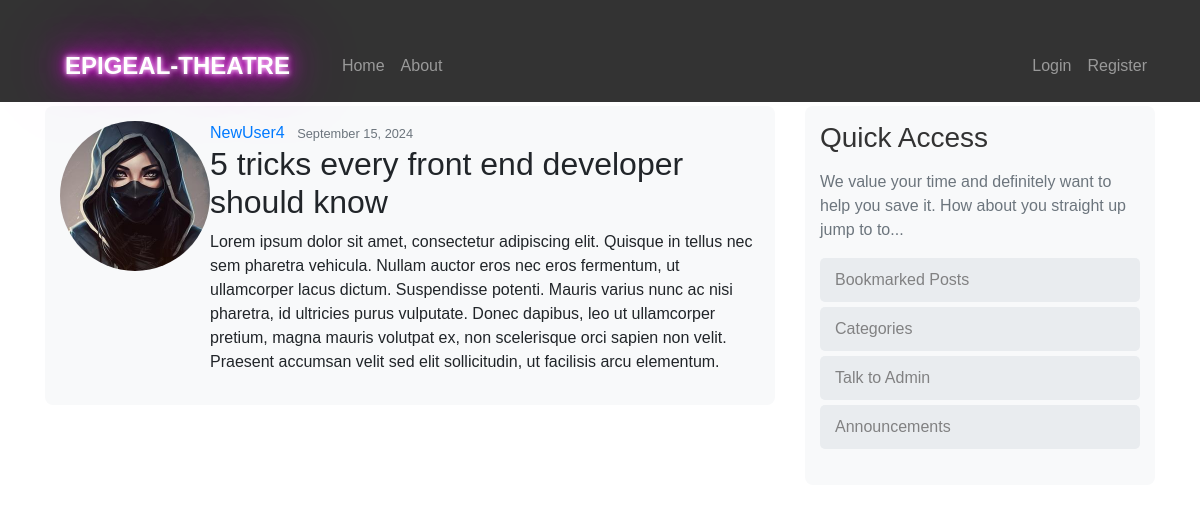
Screenshot of /post/15/ with the database file from the repository.
### blog/models.py (models this page shows, shortened)
class Post(models.Model):
	title = models.CharField(max_length=100)
	content = models.TextField()
	date_posted = models.DateTimeField(default=timezone.now)
	author = models.ForeignKey(User, on_delete=models.CASCADE)

### users/models.py (models this page shows, shortened)
class Profile(models.Model):
    user = models.OneToOneField(User, on_delete=models.CASCADE)
    image = models.ImageField(default='default.jpg', upload_to='profile_pics')

### blog/views.py (the view)
# urls.py: path('post/<int:pk>/', PostDetailView.as_view(), name='post-detail'),
class PostDetailView(DetailView):
	model = Post

### blog/templates/blog/post_detail.html (shortened to what this page needs)
{% extends "blog/master.html" %}
{% block content %}
        <article class="media content-section">
          <img class ="rounded-circle article-img"src="{{ object.author.profile.image.url  }}">
          <div class="media-body">
            <div class="article-metadata">
              <a class="mr-2" href="{% url 'user-posts' object.author.username %}">{{ object.author }}</a>
              <small class="text-muted">{{ object.date_posted|date:"F d, Y" }}</small>
            </div>
            <h2 class="article-title"> {{ object.title }}</h2>
            <p class="article-content">{{ object.content }}</p>
          </div>
        </article>
{% endblock content %}

### blog/static/blog/main.css (style rules this page uses)
body { font-family: Arial, sans-serif; padding-top: 56px; }
.content-section { background-color: #f8f9fa; padding: 15px; border-radius: 8px; margin-top: 20px; }
.content-section img { width: 150px; height: auto; object-fit: contain; border-radius: 8px; }

### rows the page displays
Post: author.profile.image (placeholder picture), author "NewUser4", date_posted "September 15, 2024", title "5 tricks every front end developer should know", content "Lorem ipsum dolor sit amet, consectetur adipiscing elit. Quisque in tellus nec sem pharetra vehicula. Nullam auctor eros nec eros fermentum, ut ullamcorper lacus dictum. Suspendisse potenti. Mauris varius nunc ac nisi pharetra, id ultricies purus vulputate. Donec dapibus, leo ut ullamcorper pretium, magna mauris volutpat ex, non scelerisque orci sapien non velit. Praesent accumsan velit sed elit sollicitudin, ut facilisis arcu elementum."
